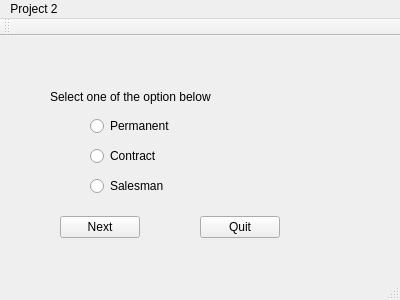
<?xml version="1.0" encoding="UTF-8"?>
<ui version="4.0">
 <class>MainWindow</class>
 <widget class="QMainWindow" name="MainWindow">
  <property name="geometry">
   <rect>
    <x>0</x>
    <y>0</y>
    <width>400</width>
    <height>300</height>
   </rect>
  </property>
  <property name="windowTitle">
   <string>MainWindow</string>
  </property>
  <widget class="QWidget" name="centralWidget">
   <widget class="QRadioButton" name="permanent">
    <property name="geometry">
     <rect>
      <x>90</x>
      <y>80</y>
      <width>85</width>
      <height>20</height>
     </rect>
    </property>
    <property name="text">
     <string>Permanent</string>
    </property>
   </widget>
   <widget class="QRadioButton" name="contract">
    <property name="geometry">
     <rect>
      <x>90</x>
      <y>110</y>
      <width>85</width>
      <height>20</height>
     </rect>
    </property>
    <property name="text">
     <string>Contract</string>
    </property>
   </widget>
   <widget class="QRadioButton" name="sales">
    <property name="geometry">
     <rect>
      <x>90</x>
      <y>140</y>
      <width>85</width>
      <height>20</height>
     </rect>
    </property>
    <property name="text">
     <string>Salesman</string>
    </property>
   </widget>
   <widget class="QPushButton" name="next_main">
    <property name="geometry">
     <rect>
      <x>60</x>
      <y>180</y>
      <width>80</width>
      <height>22</height>
     </rect>
    </property>
    <property name="text">
     <string>Next</string>
    </property>
   </widget>
   <widget class="QPushButton" name="quit_main">
    <property name="geometry">
     <rect>
      <x>200</x>
      <y>180</y>
      <width>80</width>
      <height>22</height>
     </rect>
    </property>
    <property name="text">
     <string>Quit</string>
    </property>
   </widget>
   <widget class="QLabel" name="label">
    <property name="geometry">
     <rect>
      <x>50</x>
      <y>40</y>
      <width>251</width>
      <height>41</height>
     </rect>
    </property>
    <property name="text">
     <string>Select one of the option below</string>
    </property>
   </widget>
  </widget>
  <widget class="QMenuBar" name="menuBar">
   <property name="geometry">
    <rect>
     <x>0</x>
     <y>0</y>
     <width>400</width>
     <height>21</height>
    </rect>
   </property>
   <widget class="QMenu" name="menuProject_2">
    <property name="title">
     <string>Project 2</string>
    </property>
   </widget>
   <addaction name="menuProject_2"/>
  </widget>
  <widget class="QToolBar" name="mainToolBar">
   <attribute name="toolBarArea">
    <enum>TopToolBarArea</enum>
   </attribute>
   <attribute name="toolBarBreak">
    <bool>false</bool>
   </attribute>
  </widget>
  <widget class="QStatusBar" name="statusBar"/>
 </widget>
 <layoutdefault spacing="6" margin="11"/>
 <resources/>
 <connections/>
</ui>
